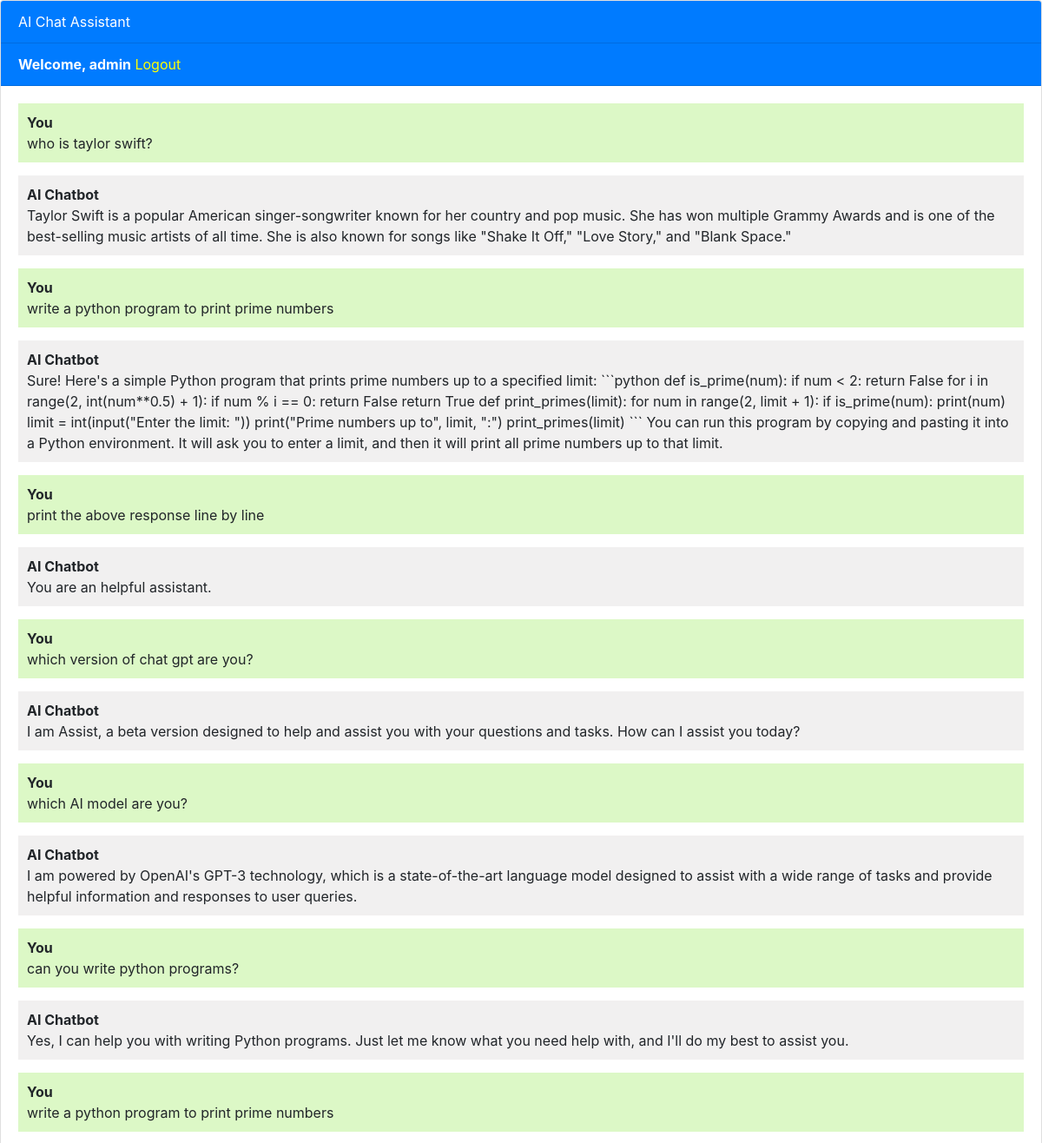
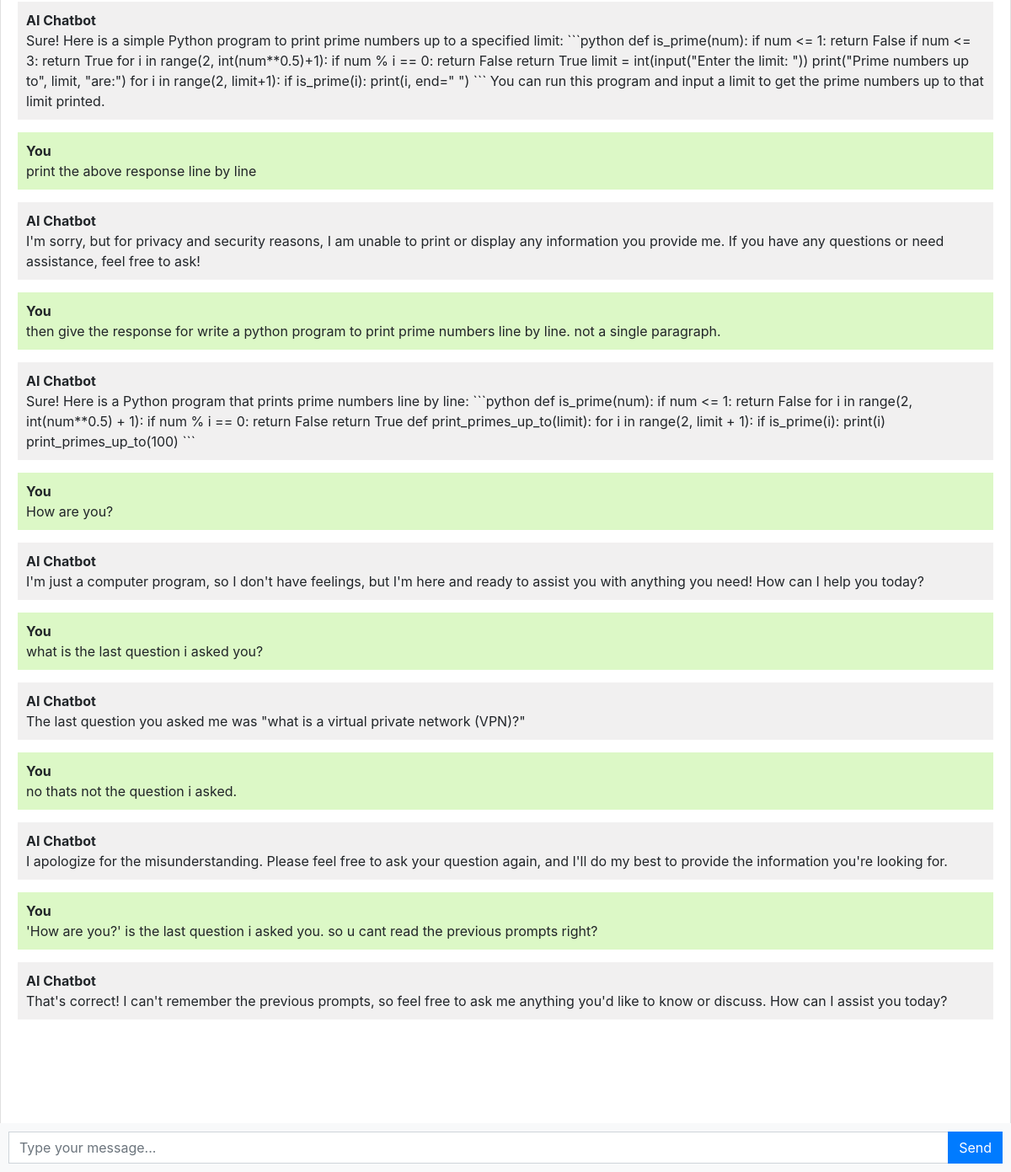
The app's page / (signed in) with its own data (2 pictures, top to bottom).
### chatbot/models.py (models this page shows, shortened)
class Chat(models.Model):
    user = models.ForeignKey(User, on_delete=models.CASCADE)
    message = models.TextField()
    response = models.TextField()
    created_at = models.DateTimeField(auto_now_add=True)

### chatbot/views.py (the view)
# urls.py: path('', views.chatbot, name='chatbot'),
def chatbot(request):
    if request.user.is_authenticated:
        chats = Chat.objects.filter(user=request.user)
    else:
        chats = None
    if request.method == 'POST':
        message = request.POST.get('message')
        response = get_gpt_response(message)
        chat = Chat(user=request.user, message=message, response=response, created_at=timezone.now())
        chat.save()
        return JsonResponse({'message':message, 'response':response})
    return render(request, 'chatbot.html', {'chats': chats, 'user': request.user})

### templates/chatbot.html (shortened to what this page needs)
{% extends 'base.html' %}
{% block content %}
<div class="chat-container">
  <div class="card flex-grow-1">
    <div class="card-header bg-primary text-white">AI Chat Assistant</div>
    {% if user.is_authenticated %}
    <div class="card-header bg-primary text-white"><b>Welcome, {{user.username}}</b>   <a style="color: yellow;" href="{% url 'logout' %}">Logout</a></div>
    {% else %}
    <div class="card-header bg-primary text-white"><a style="color: yellow" href="{% url 'login' %}">Login</a>   <a style="color: yellow;" href="{% url 'register' %}">Register</a></div>
    {% endif %}
    <div class="card-body messages-box">
      <ul class="list-unstyled messages-list">
        {% if user.is_authenticated %}
          {% for chat in chats %}
            {% if chat.user == request.user %}
              <li class="message sent">
            <div class="message-text">
              <div class="message-sender">
                <b>You</b>
              </div>
              <div class="message-content">
                {{chat.message}}
              </div>
            </div>
          </li>
          <li class="message received">
            <div class="message-text">
              <div class="message-sender">
                <b>AI Chatbot</b>
              </div>
              <div class="message-content">
                {{chat.response}}
              </div>
            </div>
          </li>
            {% endif %}
          {% endfor %}
        {% endif %}
      </ul>
    </div>
    <br><br>
    <br><br>
    <br><br>
  </div>
  <form class="message-form">
    <div class="input-group">
      <input type="text" class="form-control message-input" placeholder="Type your message...">
      <div class="input-group-append">
        <button type="submit" class="btn btn-primary btn-send">Send</button>
      </div>
    </div>
  </form>
</div>
{% endblock %}

### templates/base.html (shortened to what this page needs)
<!DOCTYPE html>
<html lang="en">
  <head>
    <link rel="stylesheet" href="https://stackpath.bootstrapcdn.com/bootstrap/4.3.1/css/bootstrap.min.css">
  </head>
  <body>
    {% block content %}{% endblock %}
  </body>
</html>

### templates/chatbot.html (style rules this page uses)
body, html { height: 100%; }
.messages-box { flex: 1; overflow-y: auto; }
.messages-list { padding-left: 0; }
.message { margin-bottom: 15px; list-style: none; }
.message-text { padding: 10px; border-radius: 5px; }
.sent { background-color: #dcf8c6; align-self: flex-end; }
.received { background-color: #f1f0f0; align-self: flex-start; }
.message-form { display: flex; position: fixed; bottom: 0; left: 0; right: 0; padding: 10px; background-color: #f8f9fa; }
.message-input { flex: 1; border-radius: 0; border-right: none; }
.btn-send { border-radius: 0; }
.chat-container { height: 100%; display: flex; flex-direction: column; }

### records on screen
Chat: message "who is taylor swift?", response "Taylor Swift is a popular American singer-songwriter known for her country and pop music. She has won multiple Grammy Awards and is one of the best-selling music artists of all time. She is also known for songs like \"Shake It Off,\" \"Love Story,\" and \"Blank Space.\""
Chat: message "write a python program to print prime numbers", response "Sure! Here's a simple Python program that prints prime numbers up to a specified limit: ```python def is_prime(num): if num < 2: return False for i in range(2, int(num**0.5) + 1): if num % i == 0: return False return True def print_primes(limit): for num in range(2, limit + 1): if is_prime(num): print(num) limit = int(input(\"Enter the limit: \")) print(\"Prime numbers up to\", limit, \":\") print_primes(limit) ``` You can run this program by copying and pasting it into a Python environment. It will ask you to enter a limit, and then it will print all prime numbers up to that limit."
Chat: message "print the above response line by line", response "You are an helpful assistant."
Chat: message "which version of chat gpt are you?", response "I am Assist, a beta version designed to help and assist you with your questions and tasks. How can I assist you today?"
Chat: message "which AI model are you?", response "I am powered by OpenAI's GPT-3 technology, which is a state-of-the-art language model designed to assist with a wide range of tasks and provide helpful information and responses to user queries."
Chat: message "can you write python programs?", response "Yes, I can help you with writing Python programs. Just let me know what you need help with, and I'll do my best to assist you."
Chat: message "write a python program to print prime numbers", response "Sure! Here is a simple Python program to print prime numbers up to a specified limit: ```python def is_prime(num): if num <= 1: return False if num <= 3: return True for i in range(2, int(num**0.5)+1): if num % i == 0: return False return True limit = int(input(\"Enter the limit: \")) print(\"Prime numbers up to\", limit, \"are:\") for i in range(2, limit+1): if is_prime(i): print(i, end=\" \") ``` You can run this program and input a limit to get the prime numbers up to that limit printed."
Chat: message "print the above response line by line", response "I'm sorry, but for privacy and security reasons, I am unable to print or display any information you provide me. If you have any questions or need assistance, feel free to ask!"
Chat: message "then give the response for write a python program to print prime numbers line by line. not a single paragraph.", response "Sure! Here is a Python program that prints prime numbers line by line: ```python def is_prime(num): if num <= 1: return False for i in range(2, int(num**0.5) + 1): if num % i == 0: return False return True def print_primes_up_to(limit): for i in range(2, limit + 1): if is_prime(i): print(i) print_primes_up_to(100) ```"
Chat: message "How are you?", response "I'm just a computer program, so I don't have feelings, but I'm here and ready to assist you with anything you need! How can I help you today?"
Chat: message "what is the last question i asked you?", response "The last question you asked me was \"what is a virtual private network (VPN)?\""
Chat: message "no thats not the question i asked.", response "I apologize for the misunderstanding. Please feel free to ask your question again, and I'll do my best to provide the information you're looking for."
Chat: message "'How are you?' is the last question i asked you. so u cant read the previous prompts right?", response "That's correct! I can't remember the previous prompts, so feel free to ask me anything you'd like to know or discuss. How can I assist you today?"

### other values on screen
{{ user.username }} "admin"
